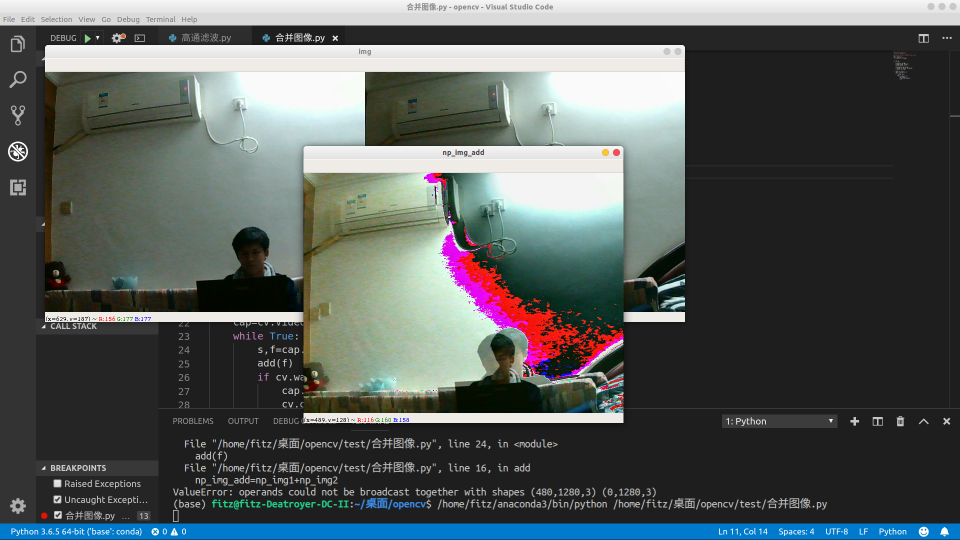
#> input picture test/合并双目.png, 1920 x 1080 px, given in place of , which was not available (shown at 1/2 size)
$ python canny_add.py
#> lines starting #> are read from the running program, lines starting #| are printed output that depends on the picture; pictures that were not available may be replaced by others from this repository, and a replacement may not be noted
#> further down, f is the input picture: shape (1080, 1920, 3); mean B, G, R 91, 92.1, 86.6
### test/canny边缘检测.py

"""
角点检测,比较耗费时间
"""
url=r'http://192.168.1.9:8080/?action=stream'
import cv2 as cv
import numpy as np;
from scipy import  ndimage
import time


def canny(img):
    cv.imshow('img',img)
    canny_img=cv.Canny(cv.cvtColor(img,cv.COLOR_RGB2GRAY),200,300)
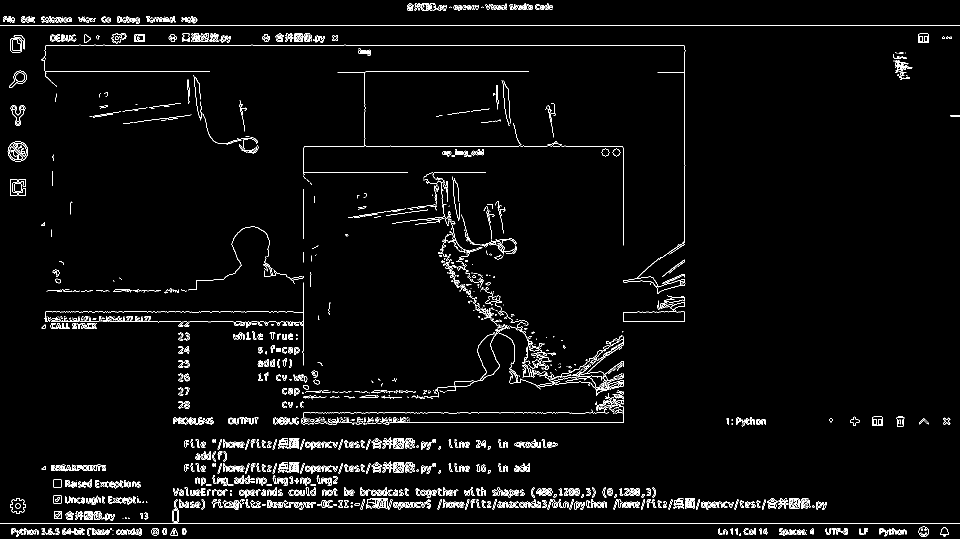
#> canny_img: shape (1080, 1920) (shown at 1/2 size); 3.1% white in thin lines or dots
    cv.imshow('canny-img',canny_img)
    return canny_img


# [9 lines that do not run on import are left out]

### test/合并图像.py

"""
合并两个双目摄像头的图像
"""
url=r'http://192.168.1.9:8080/?action=stream'
import cv2 as cv
import numpy as np;
from scipy import  ndimage


def add(img):

    np_img=np.array(img)
    np_img2=np_img[:,640:1280]
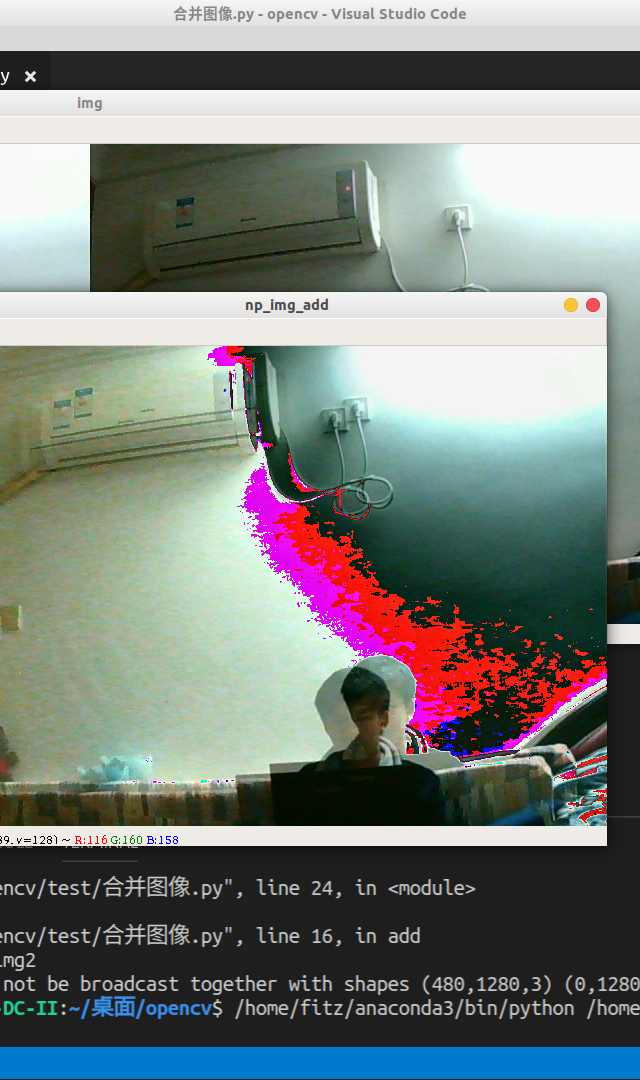
#> np_img2: shape (1080, 640, 3); mean B, G, R 126.7, 129.9, 124.2
    np_img1=np_img[:,0:640]
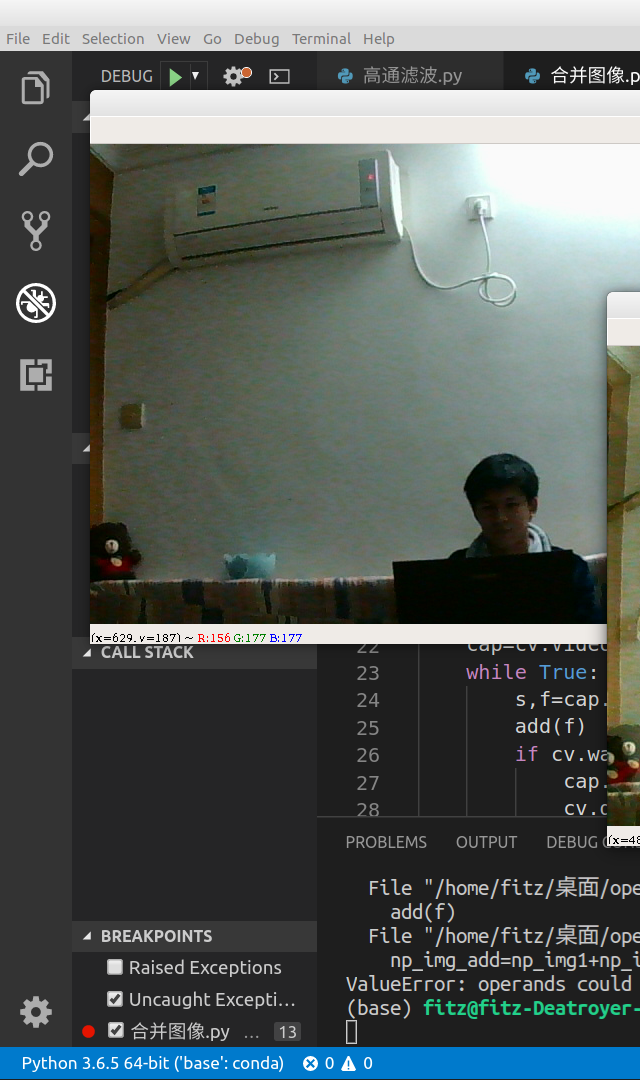
#> np_img1: shape (1080, 640, 3); mean B, G, R 90.8, 92.9, 86.3

    np_img_add=cv.cvtColor(np_img1,cv.COLOR_RGB2GRAY)+ cv.cvtColor(np_img2,cv.COLOR_RGB2GRAY)
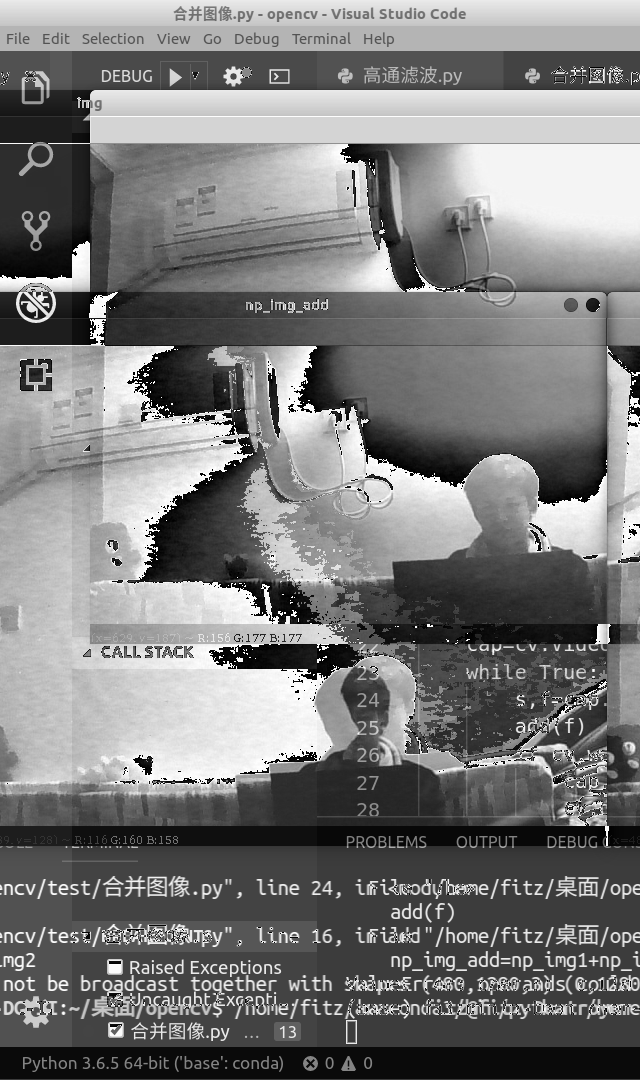
#> np_img_add: shape (1080, 640); min 0, max 255, mean 122.6
    cv.imshow('np_img_add',np_img_add)
    return np_img_add
    # cv.imshow('img',img)

# [9 lines that do not run on import are left out]

### test/canny_add.py

"""
合并两个双目摄像头的图像
然后用canny寻找物体轮廓
实验结果：
优点：单canny容易遗漏的 相加后的图片可以更好的找出来
缺点：产生了大量的椒盐噪声
"""
url=r'http://192.168.1.9:8080/?action=stream'
import cv2 as cv
import numpy as np;
from scipy import  ndimage
from canny边缘检测 import *
from 合并图像 import *

def canny1(img):
    canny_img=cv.Canny(img,200,300)
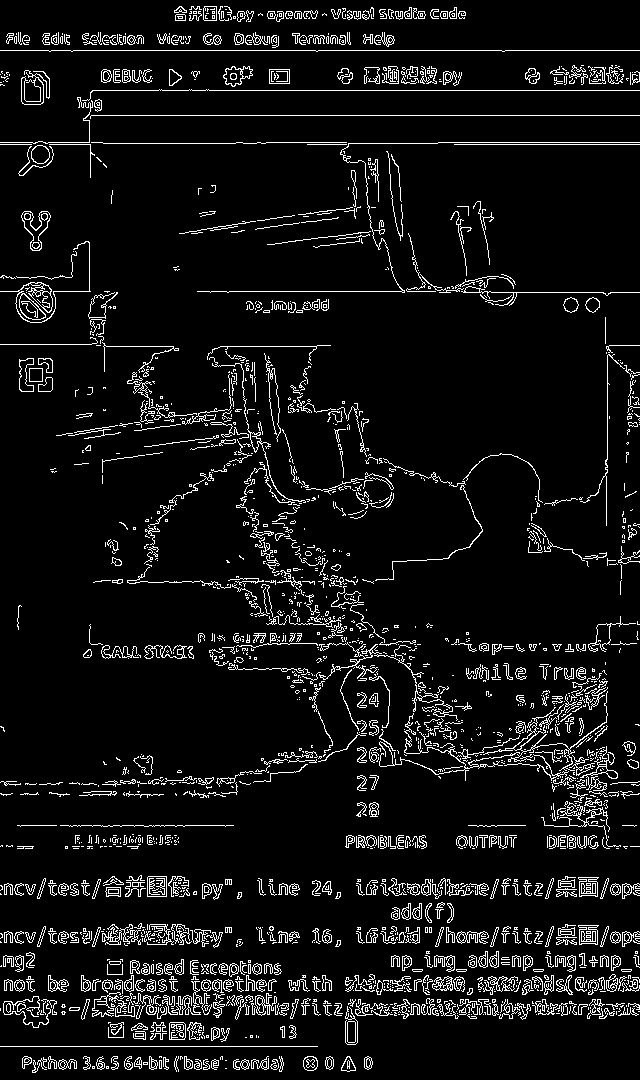
#> canny_img: shape (1080, 640); 7.2% white in thin lines or dots
    return canny_img

def doCouner(img):
    img_canny=canny(img)
    img_add=add(img)
    img_add_canny=canny1(img_add)
    cv.imshow('canny_add_img',img_add_canny)

if __name__=='__main__':
    cap=cv.VideoCapture(url)
    while True:
        s,f=cap.read()
        doCouner(f)
        if cv.waitKey(5)==27:
#> (key Esc is pressed here)
            cap.release()
            cv.destroyAllWindows()
            break;

$ run again, on test/灰度图像.png
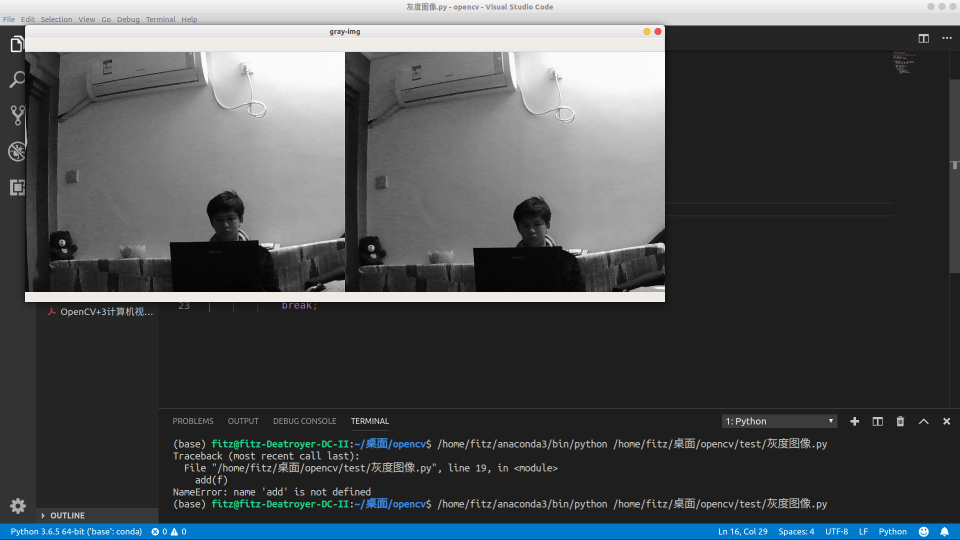
#> input picture test/灰度图像.png, 1920 x 1080 px, given in place of , which was not available (shown at 1/2 size)
#> f is the input picture: shape (1080, 1920, 3); mean B, G, R 82.4, 80.1, 76.5
#> in canny, `canny_img=cv.Canny(cv.cvtColor(img,cv.COLOR_RGB2GRAY),200,300)`:
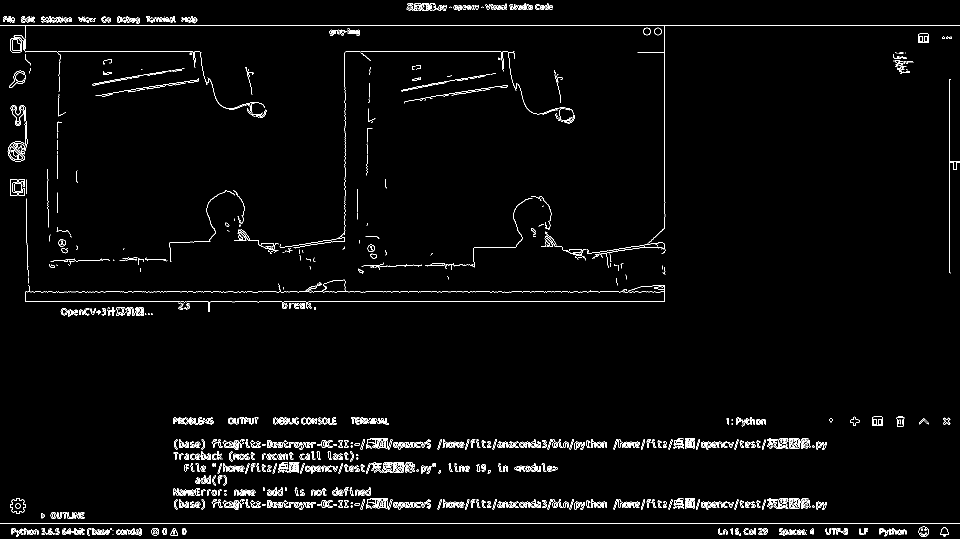
#> canny_img: shape (1080, 1920) (shown at 1/2 size); 2.4% white in thin lines or dots
#> in canny1, `canny_img=cv.Canny(img,200,300)`:
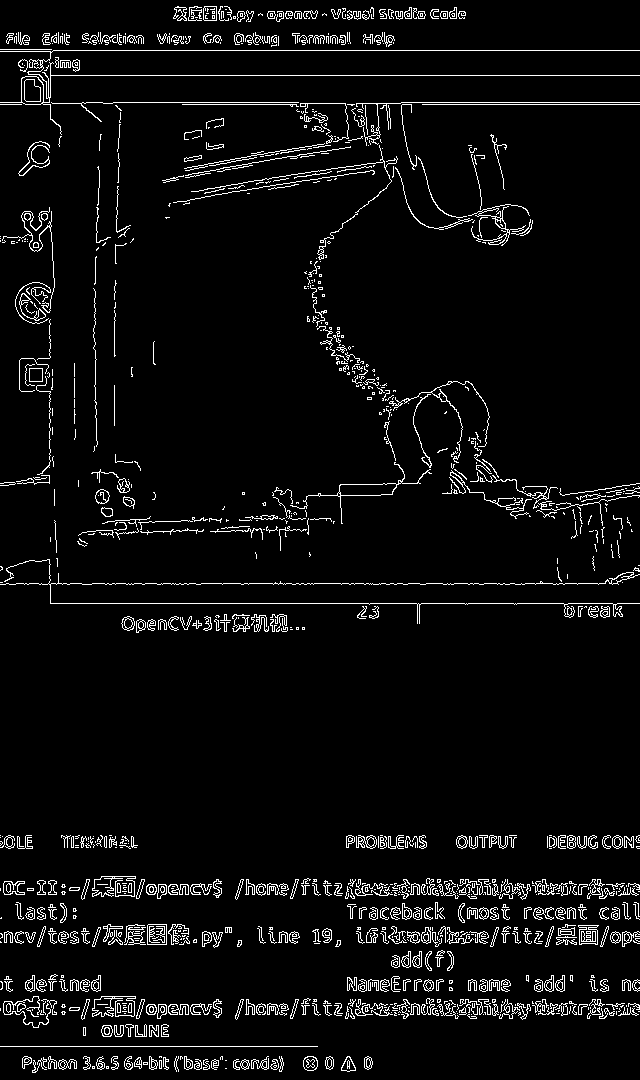
#> canny_img: shape (1080, 640); 5% white in thin lines or dots

$ run again, on test/角点检测.png
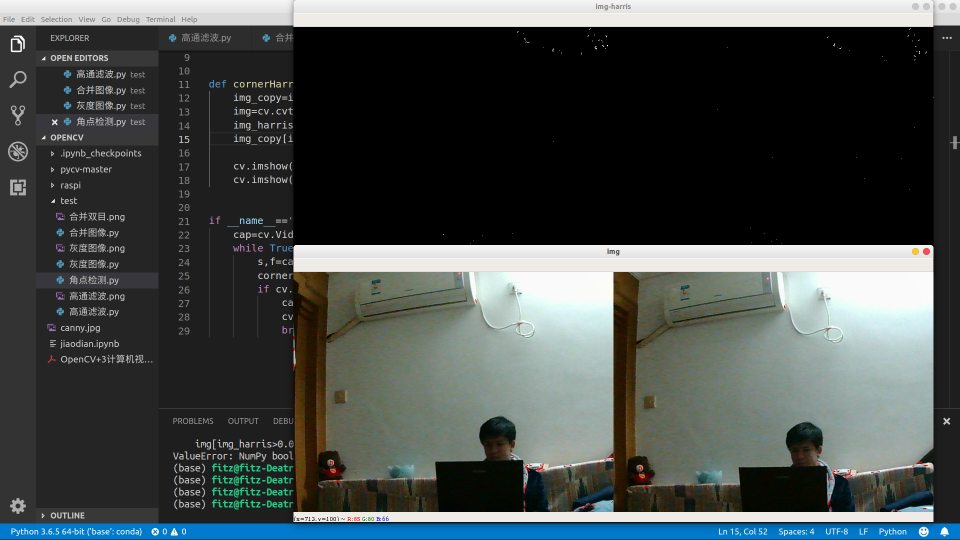
#> input picture test/角点检测.png, 1920 x 1080 px, given in place of , which was not available (shown at 1/2 size)
#> f is the input picture: shape (1080, 1920, 3); mean B, G, R 74.2, 75.2, 69.7
#> in canny, `canny_img=cv.Canny(cv.cvtColor(img,cv.COLOR_RGB2GRAY),200,300)`:
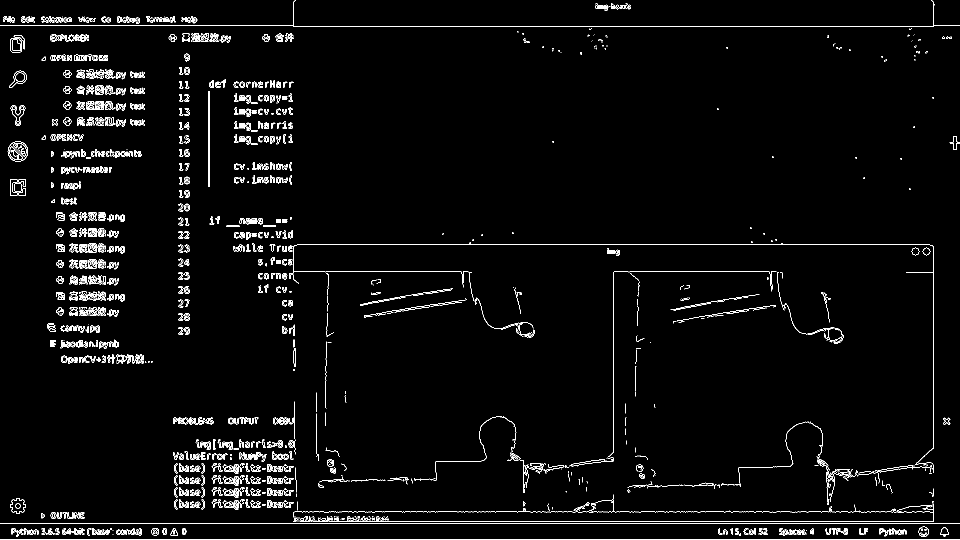
#> canny_img: shape (1080, 1920) (shown at 1/2 size); 2.8% white in thin lines or dots
#> in canny1, `canny_img=cv.Canny(img,200,300)`:
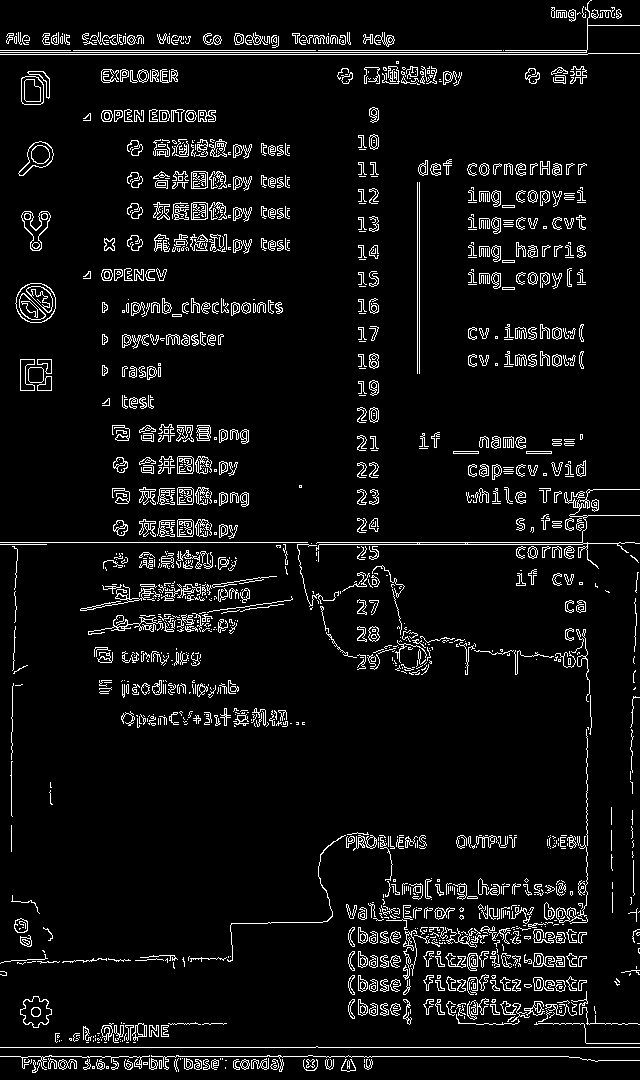
#> canny_img: shape (1080, 640); 6.3% white in thin lines or dots

$ run again, on test/高通滤波.png
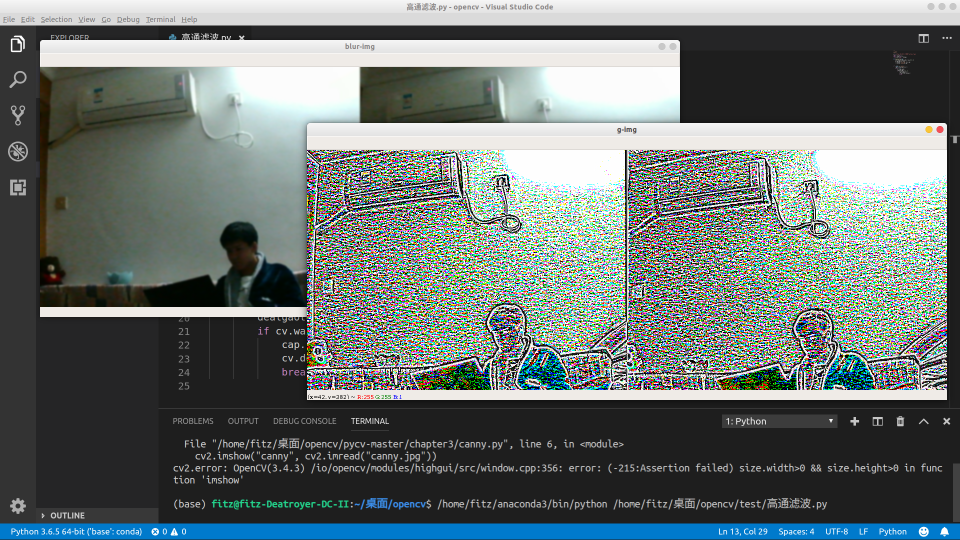
#> input picture test/高通滤波.png, 1920 x 1080 px, given in place of , which was not available (shown at 1/2 size)
#> f is the input picture: shape (1080, 1920, 3); mean B, G, R 114.5, 116.5, 107.9
#> in canny, `canny_img=cv.Canny(cv.cvtColor(img,cv.COLOR_RGB2GRAY),200,300)`:
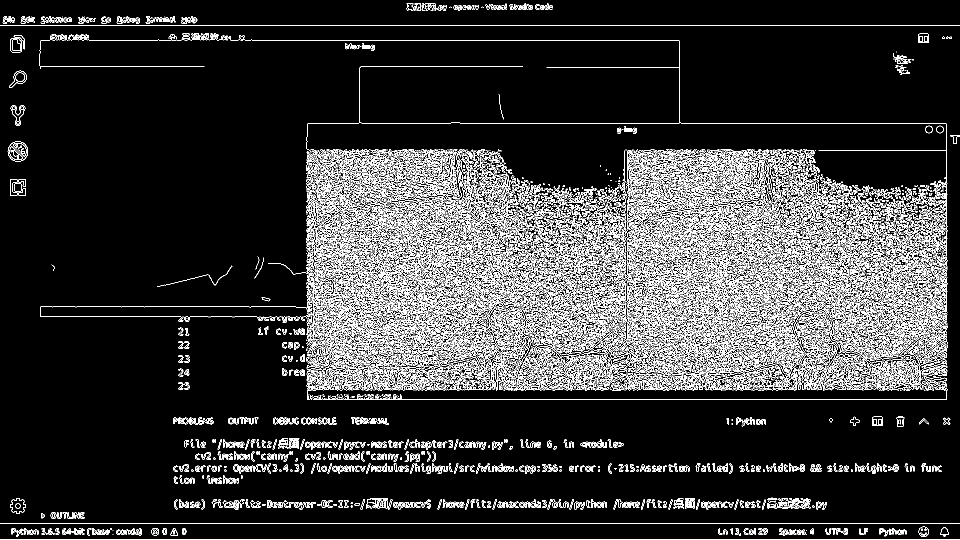
#> canny_img: shape (1080, 1920) (shown at 1/2 size); 12.6% white in thin lines or dots
#> in canny1, `canny_img=cv.Canny(img,200,300)`:
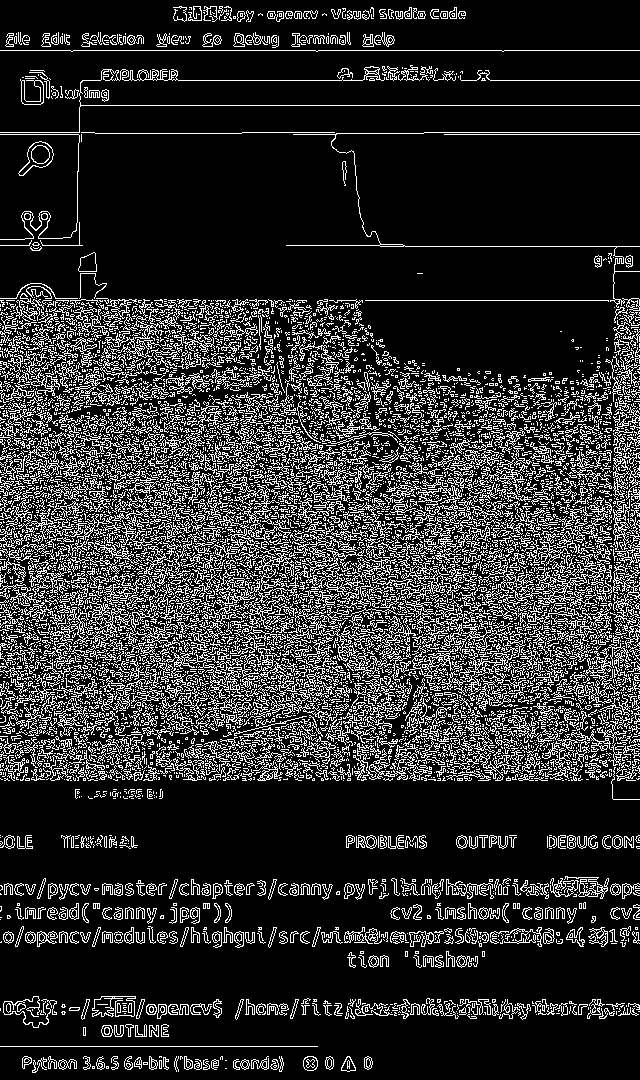
#> canny_img: shape (1080, 640); 18% white in thin lines or dots
